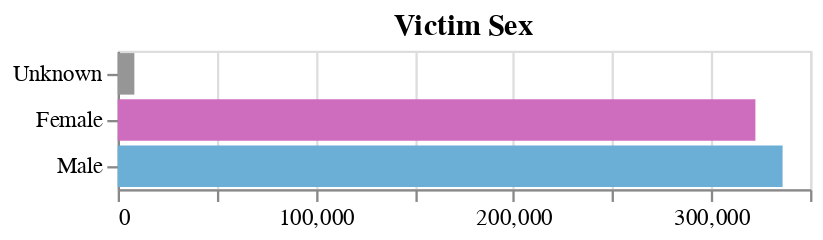

Notebook source saved alongside this figure:
### Code cell
color_scale = alt.Scale(domain=['Male', 'Female', 'Unknown'], range=['#6baed6', '#ce6dbd', '#969696'])

victim_sex_grouped = df_clean.groupby('Victim_Sex_New').size().sort_values(ascending=False).reset_index(name='COUNT')
victim_sex = alt.Chart(victim_sex_grouped, title='Victim Sex').mark_bar(color='black').encode(
    alt.X('COUNT', title=''),
    alt.Y('Victim_Sex_New', sort='x', title=''),
    alt.Color('Victim_Sex_New', scale=color_scale, legend=None)
)
victim_sex

### Figure 1 — Vega specification as saved in the notebook (floating-point values rounded to 4 significant figures)
{"$schema": "https://vega.github.io/schema/vega/v5.json", "data": [{"name": "source_0"}, {"name": "data_0", "values": [{"COUNT": 336084, "COUNT_end": 336100.0, "COUNT_start": 0.0, "Victim_Sex_New": "Male"}, {"COUNT": 322343, "COUNT_end": 322300.0, "COUNT_start": 0.0, "Victim_Sex_New": "Female"}, {"COUNT": 8415, "COUNT_end": 8415.0, "COUNT_start": 0.0, "Victim_Sex_New": "Unknown"}]}, {"name": "source_0_y_domain_Victim_Sex_New", "values": [{"Victim_Sex_New": "Male", "sort_field": 336084}, {"Victim_Sex_New": "Female", "sort_field": 322343}, {"Victim_Sex_New": "Unknown", "sort_field": 8415}]}], "signals": [{"name": "y_step", "value": 20}, {"name": "height", "update": "bandspace(domain('y').length, 0.1, 0.05) * y_step"}], "marks": [{"type": "rect", "name": "marks", "from": {"data": "data_0"}, "encode": {"update": {"x": {"field": "COUNT_end", "scale": "x"}, "fill": {"field": "Victim_Sex_New", "scale": "color"}, "ariaRoleDescription": {"value": "bar"}, "x2": {"field": "COUNT_start", "scale": "x"}, "height": {"signal": "max(0.25, bandwidth('y'))"}, "description": {"signal": "\"COUNT: \" + (format(datum[\"COUNT\"], \"\")) + \"; Victim_Sex_New: \" + (isValid(datum[\"Victim_Sex_New\"]) ? datum[\"Victim_Sex_New\"] : \"\"+datum[\"Victim_Sex_New\"])"}, "y": {"field": "Victim_Sex_New", "scale": "y"}}}, "style": ["bar"]}], "scales": [{"name": "x", "type": "linear", "domain": {"data": "data_0", "fields": ["COUNT_start", "COUNT_end"]}, "range": [0, {"signal": "width"}], "zero": true, "nice": true}, {"name": "y", "type": "band", "domain": {"data": "source_0_y_domain_Victim_Sex_New", "field": "Victim_Sex_New", "sort": {"op": "max", "field": "sort_field"}}, "range": {"step": {"signal": "y_step"}}, "paddingInner": 0.1, "paddingOuter": 0.05}, {"name": "color", "type": "ordinal", "domain": ["Male", "Female", "Unknown"], "range": ["#6baed6", "#ce6dbd", "#969696"]}], "axes": [{"scale": "x", "aria": false, "labels": false, "minExtent": 0, "zindex": 0, "orient": "bottom", "gridScale": "y", "tickCount": {"signal": "ceil(width/40)"}, "grid": true, "domain": false, "maxExtent": 0, "ticks": false}, {"scale": "x", "zindex": 0, "labelOverlap": true, "grid": false, "tickCount": {"signal": "ceil(width/40)"}, "orient": "bottom", "labelFlush": true}, {"scale": "y", "orient": "left", "grid": false, "zindex": 0}], "title": {"text": "Victim Sex", "frame": "group"}, "background": "white", "style": "cell", "padding": 5, "width": 300}
